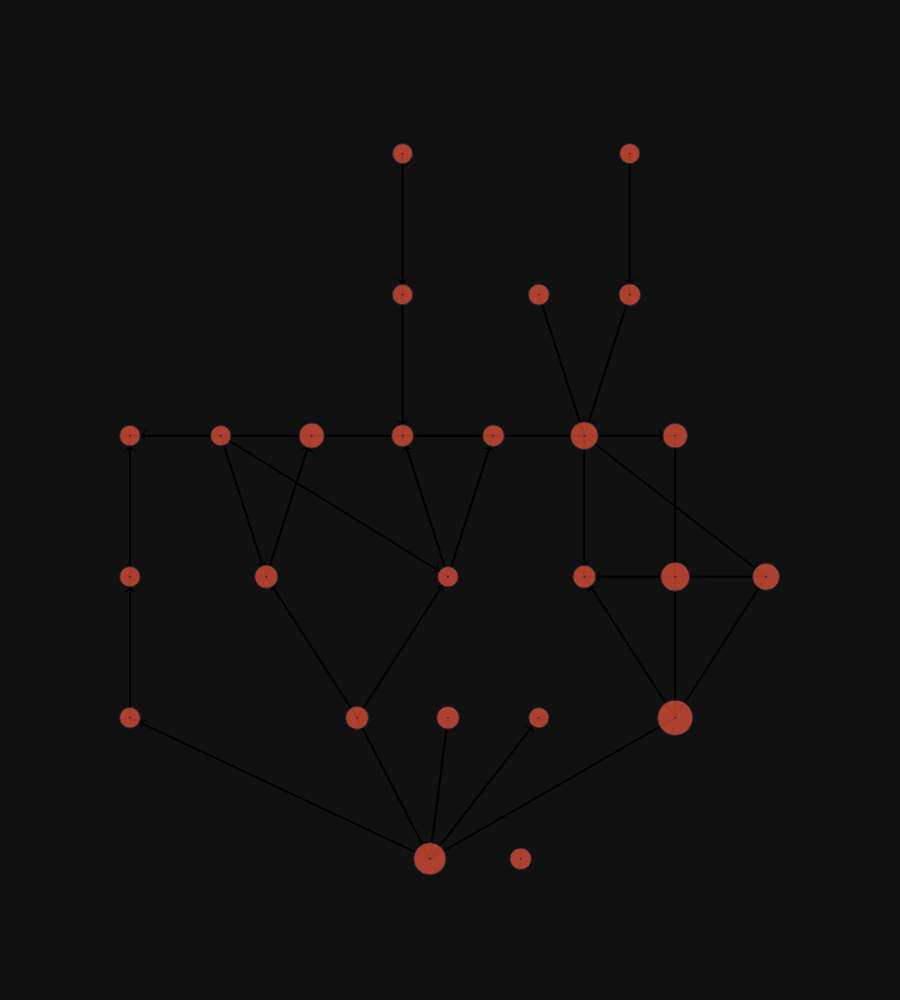
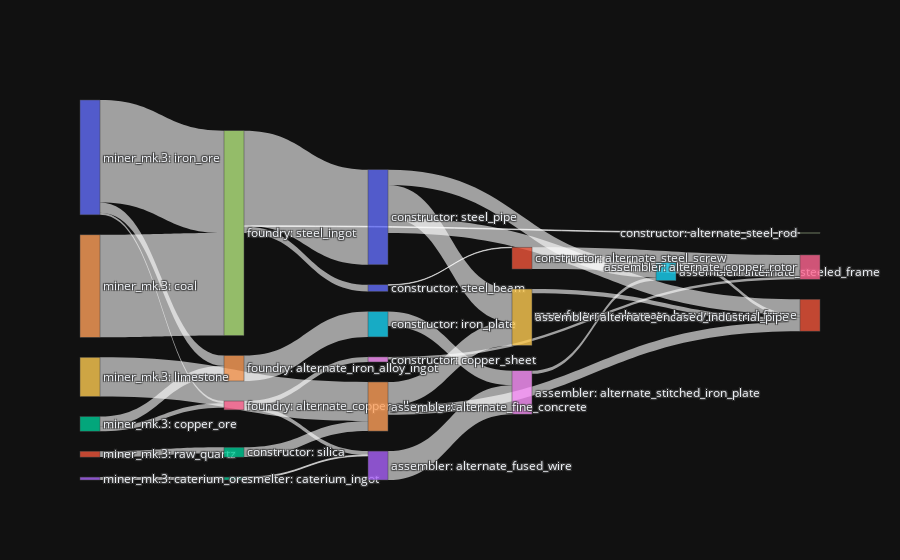

The notebook cell saved with these charts, in order:
### Code cell
# total production
config = parse_config(CONFIG_LOCATION)
target_product = config.materials(iron_rod=10, iron_plate=10, reinforced_iron_plate=5, rotor=5,
                                  steel_beam=5, encased_industrial_beam=2, modular_frame=5, heavy_modular_frame=5)

factory_plan(config, target_product)

### Figure 1 — Plotly figure (JSON) as saved in the notebook; plotly's stock layout.template omitted (floating-point values rounded to 4 significant figures)
{"data": [{"hoverinfo": "none", "line": {"shape": "spline"}, "marker": {"angleref": "previous", "color": "black", "size": 10, "standoff": 10, "symbol": "arrow-wide"}, "mode": "lines+markers", "showlegend": false, "x": [-0.5, -3.8, null, 2.2, 1.2, null, 3.2, 1.2, null, 1.2, 1.2, null, 2.2, 1.2, null, -0.8, -0.8, null, -0.8, -0.8, null, -0.3, -0.8, null, -1.3, -2.3, null, -2.8, -2.3, null, 2.2, 2.2, null, 2.2, 2.2, null, -1.3, -0.3, null, -2.8, -0.3, null, -1.3, -0.5, null, -0.3, -0.5, null, -1.8, 2.2, null, -0.8, 2.2, null, -2.3, -1.8, null, -3.8, -3.8, null, 0.2, -3.8, null, -0.5, 0.7, null, -0.3, 0.2, null, 2.2, 3.2, null, 1.2, 3.2, null, -0.5, 2.2, null, -3.8, -3.8, null, 1.7, 1.7, null, 1.7, 1.2, null, 0.7, 1.2, null], "y": [1.0, 2.0, null, 2.0, 3.0, null, 3.0, 3.0, null, 4.0, 3.0, null, 3.0, 3.0, null, 6.0, 5.0, null, 5.0, 4.0, null, 3.0, 4.0, null, 2.0, 3.0, null, 4.0, 3.0, null, 2.0, 3.0, null, 4.0, 3.0, null, 2.0, 3.0, null, 4.0, 3.0, null, 2.0, 1.0, null, 2.0, 1.0, null, 4.0, 4.0, null, 4.0, 4.0, null, 3.0, 4.0, null, 3.0, 4.0, null, 4.0, 4.0, null, 1.0, 2.0, null, 3.0, 4.0, null, 2.0, 3.0, null, 4.0, 3.0, null, 1.0, 2.0, null, 2.0, 3.0, null, 6.0, 5.0, null, 5.0, 4.0, null, 5.0, 4.0, null], "type": "scatter"}, {"hovertemplate": "%{text}<extra></extra>", "marker": {"size": [20.71, 22.81, 20.41, 22.02, 23.19, 29.01, 20.56, 32.32, 24.77, 21.03, 23.0, 20.15, 20.38, 20.08, 22.68, 25.23, 20.71, 20.33, 21.59, 27.09, 35.23, 20.53, 21.65, 21.59, 27.82], "symbol": "circle-dot"}, "mode": "markers", "showlegend": false, "text": ["\nconstructor<br>\nRecipe: steel_beam<br>\nScale: 0.4444\n", "\nmanufacturer<br>\nRecipe: alternate_heavy_encased_frame<br>\nScale: 1.7778\n", "\nsmelter<br>\nRecipe: caterium_ingot<br>\nScale: 0.2551\n", "\nassembler<br>\nRecipe: alternate_fused_wire<br>\nScale: 1.2757\n", "\nfoundry<br>\nRecipe: alternate_iron_alloy_ingot<br>\nScale: 2.0222\n", "\nassembler<br>\nRecipe: alternate_steeled_frame<br>\nScale: 6.1111\n", "\nfoundry<br>\nRecipe: alternate_copper_alloy_ingot<br>\nScale: 0.3531\n", "\nfoundry<br>\nRecipe: steel_ingot<br>\nScale: 9.0407\n", "\nassembler<br>\nRecipe: alternate_stitched_iron_plate<br>\nScale: 3.0617\n", "\nminer_mk.3<br>\nRecipe: limestone<br>\nScale: 0.65\n", "\nminer_mk.3<br>\nRecipe: iron_ore<br>\nScale: 1.9004\n", "\nminer_mk.3<br>\nRecipe: raw_quartz<br>\nScale: 0.0975\n", "\nminer_mk.3<br>\nRecipe: copper_ore<br>\nScale: 0.2421\n", "\nminer_mk.3<br>\nRecipe: caterium_ore<br>\nScale: 0.0478\n", "\nminer_mk.3<br>\nRecipe: coal<br>\nScale: 1.6951\n", "\nconstructor<br>\nRecipe: iron_plate<br>\nScale: 3.3704\n", "\nassembler<br>\nRecipe: alternate_copper_rotor<br>\nScale: 0.4444\n", "\nconstructor<br>\nRecipe: alternate_steel_rod<br>\nScale: 0.2083\n", "\nconstructor<br>\nRecipe: copper_sheet<br>\nScale: 1.0\n", "\nassembler<br>\nRecipe: alternate_encased_industrial_pipe<br>\nScale: 4.6667\n", "\nconstructor<br>\nRecipe: steel_pipe<br>\nScale: 12.5889\n", "\nconstructor<br>\nRecipe: alternate_steel_screw<br>\nScale: 0.3333\n", "\nconstructor<br>\nRecipe: silica<br>\nScale: 1.04\n", "\nMachine<br>\nRecipe: output<br>\nScale: 1\n", "\nassembler<br>\nRecipe: alternate_fine_concrete<br>\nScale: 5.2\n"], "x": [-3.8, 1.2, -0.8, -0.8, -2.3, 2.2, -0.3, -0.5, 2.2, 0.7, -1.3, 1.7, -2.8, -0.8, -0.3, -1.8, -3.8, 0.7, 0.2, 3.2, 2.2, -3.8, 1.7, 0.5, 1.2], "y": [2.0, 3.0, 5.0, 4.0, 3.0, 3.0, 3.0, 1.0, 4.0, 5.0, 2.0, 6.0, 4.0, 6.0, 2.0, 4.0, 4.0, 2.0, 4.0, 3.0, 2.0, 3.0, 5.0, 1.0, 4.0], "type": "scatter"}], "layout": {"xaxis": {"showgrid": false, "zeroline": false, "visible": false}, "yaxis": {"showgrid": false, "zeroline": false, "visible": false}, "autosize": true, "height": 1000}}

### Figure 2 — Plotly figure (JSON) as saved in the notebook; plotly's stock layout.template omitted (floating-point values rounded to 4 significant figures)
{"data": [{"link": {"label": ["steel_ingot", "steel_pipe", "encased_industrial_beam", "concrete", "modular_frame", "caterium_ore", "caterium_ingot", "copper_ingot", "iron_ore", "copper_ore", "steel_pipe", "reinforced_iron_plate", "iron_ore", "copper_ore", "iron_ore", "coal", "iron_plate", "wire", "iron_ingot", "screw", "copper_sheet", "steel_ingot", "copper_ingot", "steel_pipe", "concrete", "steel_ingot", "steel_beam", "raw_quartz", "silica", "limestone"], "source": [7, 20, 19, 24, 5, 13, 2, 6, 10, 12, 20, 8, 10, 12, 10, 14, 15, 3, 4, 21, 18, 7, 6, 20, 24, 7, 0, 11, 22, 9], "target": [0, 1, 1, 1, 1, 2, 3, 3, 4, 4, 5, 5, 6, 6, 7, 7, 8, 8, 15, 16, 16, 17, 18, 19, 19, 20, 21, 22, 24, 24], "value": [26.66, 60.0, 16.67, 36.67, 13.33, 11.48, 3.827, 15.31, 40.44, 40.44, 61.11, 12.22, 8.828, 17.66, 406.8, 406.8, 57.41, 114.8, 101.1, 86.66, 9.999, 2.5, 20.0, 130.7, 93.33, 377.7, 1.666, 23.4, 39.0, 156.0]}, "node": {"label": ["constructor: steel_beam", "manufacturer: alternate_heavy_encased_frame", "smelter: caterium_ingot", "assembler: alternate_fused_wire", "foundry: alternate_iron_alloy_ingot", "assembler: alternate_steeled_frame", "foundry: alternate_copper_alloy_ingot", "foundry: steel_ingot", "assembler: alternate_stitched_iron_plate", "miner_mk.3: limestone", "miner_mk.3: iron_ore", "miner_mk.3: raw_quartz", "miner_mk.3: copper_ore", "miner_mk.3: caterium_ore", "miner_mk.3: coal", "constructor: iron_plate", "assembler: alternate_copper_rotor", "constructor: alternate_steel_rod", "constructor: copper_sheet", "assembler: alternate_encased_industrial_pipe", "constructor: steel_pipe", "constructor: alternate_steel_screw", "constructor: silica", "Machine: output", "assembler: alternate_fine_concrete"]}, "type": "sankey"}], "layout": {}}
